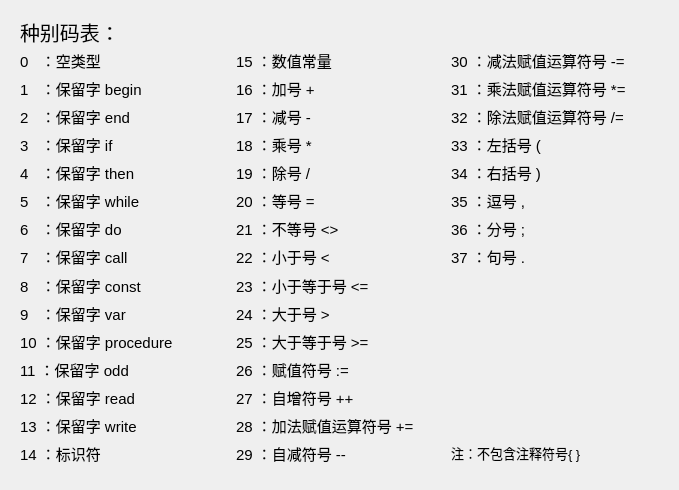
<?xml version="1.0" encoding="UTF-8"?>
<ui version="4.0">
 <class>Tablestype</class>
 <widget class="QWidget" name="Tablestype">
  <property name="geometry">
   <rect>
    <x>0</x>
    <y>0</y>
    <width>679</width>
    <height>490</height>
   </rect>
  </property>
  <property name="windowTitle">
   <string>Form</string>
  </property>
  <widget class="QWidget" name="layoutWidget">
   <property name="geometry">
    <rect>
     <x>20</x>
     <y>20</y>
     <width>641</width>
     <height>444</height>
    </rect>
   </property>
   <layout class="QGridLayout" name="gridLayout">
    <item row="9" column="1">
     <widget class="QLabel" name="label_24">
      <property name="font">
       <font>
        <pointsize>11</pointsize>
       </font>
      </property>
      <property name="text">
       <string>23 ：小于等于号 &lt;=</string>
      </property>
     </widget>
    </item>
    <item row="3" column="0">
     <widget class="QLabel" name="label_4">
      <property name="font">
       <font>
        <pointsize>11</pointsize>
       </font>
      </property>
      <property name="text">
       <string>2   ：保留字 end</string>
      </property>
     </widget>
    </item>
    <item row="3" column="1">
     <widget class="QLabel" name="label_18">
      <property name="font">
       <font>
        <pointsize>11</pointsize>
       </font>
      </property>
      <property name="text">
       <string>17 ：减号 -</string>
      </property>
     </widget>
    </item>
    <item row="9" column="0">
     <widget class="QLabel" name="label_9">
      <property name="font">
       <font>
        <pointsize>11</pointsize>
       </font>
      </property>
      <property name="text">
       <string>8   ：保留字 const</string>
      </property>
     </widget>
    </item>
    <item row="5" column="0">
     <widget class="QLabel" name="label_5">
      <property name="font">
       <font>
        <pointsize>11</pointsize>
       </font>
      </property>
      <property name="text">
       <string>4   ：保留字 then</string>
      </property>
     </widget>
    </item>
    <item row="10" column="0">
     <widget class="QLabel" name="label_10">
      <property name="font">
       <font>
        <pointsize>11</pointsize>
       </font>
      </property>
      <property name="text">
       <string>9   ：保留字 var</string>
      </property>
     </widget>
    </item>
    <item row="11" column="0">
     <widget class="QLabel" name="label_11">
      <property name="font">
       <font>
        <pointsize>11</pointsize>
       </font>
      </property>
      <property name="text">
       <string>10 ：保留字 procedure</string>
      </property>
     </widget>
    </item>
    <item row="12" column="0">
     <widget class="QLabel" name="label_12">
      <property name="font">
       <font>
        <pointsize>11</pointsize>
       </font>
      </property>
      <property name="text">
       <string>11 ：保留字 odd</string>
      </property>
     </widget>
    </item>
    <item row="0" column="0">
     <widget class="QLabel" name="label_31">
      <property name="font">
       <font>
        <pointsize>15</pointsize>
       </font>
      </property>
      <property name="text">
       <string>种别码表：</string>
      </property>
     </widget>
    </item>
    <item row="15" column="1">
     <widget class="QLabel" name="label_30">
      <property name="font">
       <font>
        <pointsize>11</pointsize>
       </font>
      </property>
      <property name="text">
       <string>29 ：自减符号 --</string>
      </property>
     </widget>
    </item>
    <item row="4" column="0">
     <widget class="QLabel" name="label_3">
      <property name="font">
       <font>
        <pointsize>11</pointsize>
       </font>
      </property>
      <property name="text">
       <string>3   ：保留字 if</string>
      </property>
     </widget>
    </item>
    <item row="2" column="0">
     <widget class="QLabel" name="label_2">
      <property name="font">
       <font>
        <pointsize>11</pointsize>
       </font>
      </property>
      <property name="text">
       <string>1   ：保留字 begin</string>
      </property>
     </widget>
    </item>
    <item row="6" column="1">
     <widget class="QLabel" name="label_21">
      <property name="font">
       <font>
        <pointsize>11</pointsize>
       </font>
      </property>
      <property name="text">
       <string>20 ：等号 =</string>
      </property>
     </widget>
    </item>
    <item row="5" column="1">
     <widget class="QLabel" name="label_20">
      <property name="font">
       <font>
        <pointsize>11</pointsize>
       </font>
      </property>
      <property name="text">
       <string>19 ：除号 /</string>
      </property>
     </widget>
    </item>
    <item row="2" column="1">
     <widget class="QLabel" name="label_17">
      <property name="font">
       <font>
        <pointsize>11</pointsize>
       </font>
      </property>
      <property name="text">
       <string>16 ：加号 +</string>
      </property>
     </widget>
    </item>
    <item row="8" column="0">
     <widget class="QLabel" name="label_8">
      <property name="font">
       <font>
        <pointsize>11</pointsize>
       </font>
      </property>
      <property name="text">
       <string>7   ：保留字 call</string>
      </property>
     </widget>
    </item>
    <item row="15" column="0">
     <widget class="QLabel" name="label_15">
      <property name="font">
       <font>
        <pointsize>11</pointsize>
       </font>
      </property>
      <property name="text">
       <string>14 ：标识符</string>
      </property>
     </widget>
    </item>
    <item row="1" column="2">
     <widget class="QLabel" name="label_33">
      <property name="font">
       <font>
        <pointsize>11</pointsize>
       </font>
      </property>
      <property name="text">
       <string>30 ：减法赋值运算符号 -=</string>
      </property>
     </widget>
    </item>
    <item row="6" column="0">
     <widget class="QLabel" name="label_6">
      <property name="font">
       <font>
        <pointsize>11</pointsize>
       </font>
      </property>
      <property name="text">
       <string>5   ：保留字 while</string>
      </property>
     </widget>
    </item>
    <item row="7" column="1">
     <widget class="QLabel" name="label_22">
      <property name="font">
       <font>
        <pointsize>11</pointsize>
       </font>
      </property>
      <property name="text">
       <string>21 ：不等号 &lt;&gt;</string>
      </property>
     </widget>
    </item>
    <item row="13" column="1">
     <widget class="QLabel" name="label_28">
      <property name="font">
       <font>
        <pointsize>11</pointsize>
       </font>
      </property>
      <property name="text">
       <string>27 ：自增符号 ++</string>
      </property>
     </widget>
    </item>
    <item row="13" column="0">
     <widget class="QLabel" name="label_13">
      <property name="font">
       <font>
        <pointsize>11</pointsize>
       </font>
      </property>
      <property name="text">
       <string>12 ：保留字 read</string>
      </property>
     </widget>
    </item>
    <item row="11" column="1">
     <widget class="QLabel" name="label_26">
      <property name="font">
       <font>
        <pointsize>11</pointsize>
       </font>
      </property>
      <property name="text">
       <string>25 ：大于等于号 &gt;=</string>
      </property>
     </widget>
    </item>
    <item row="14" column="1">
     <widget class="QLabel" name="label_29">
      <property name="font">
       <font>
        <pointsize>11</pointsize>
       </font>
      </property>
      <property name="text">
       <string>28 ：加法赋值运算符号 +=</string>
      </property>
     </widget>
    </item>
    <item row="8" column="1">
     <widget class="QLabel" name="label_23">
      <property name="font">
       <font>
        <pointsize>11</pointsize>
       </font>
      </property>
      <property name="text">
       <string>22 ：小于号 &lt;</string>
      </property>
     </widget>
    </item>
    <item row="12" column="1">
     <widget class="QLabel" name="label_27">
      <property name="font">
       <font>
        <pointsize>11</pointsize>
       </font>
      </property>
      <property name="text">
       <string>26 ：赋值符号 :=</string>
      </property>
     </widget>
    </item>
    <item row="1" column="0">
     <widget class="QLabel" name="label">
      <property name="font">
       <font>
        <pointsize>11</pointsize>
       </font>
      </property>
      <property name="text">
       <string>0   ：空类型                              </string>
      </property>
     </widget>
    </item>
    <item row="10" column="1">
     <widget class="QLabel" name="label_25">
      <property name="font">
       <font>
        <pointsize>11</pointsize>
       </font>
      </property>
      <property name="text">
       <string>24 ：大于号 &gt;</string>
      </property>
     </widget>
    </item>
    <item row="14" column="0">
     <widget class="QLabel" name="label_14">
      <property name="font">
       <font>
        <pointsize>11</pointsize>
       </font>
      </property>
      <property name="text">
       <string>13 ：保留字 write</string>
      </property>
     </widget>
    </item>
    <item row="7" column="0">
     <widget class="QLabel" name="label_7">
      <property name="font">
       <font>
        <pointsize>11</pointsize>
       </font>
      </property>
      <property name="text">
       <string>6   ：保留字 do</string>
      </property>
     </widget>
    </item>
    <item row="4" column="1">
     <widget class="QLabel" name="label_19">
      <property name="font">
       <font>
        <pointsize>11</pointsize>
       </font>
      </property>
      <property name="text">
       <string>18 ：乘号 *</string>
      </property>
     </widget>
    </item>
    <item row="1" column="1">
     <widget class="QLabel" name="label_16">
      <property name="font">
       <font>
        <pointsize>11</pointsize>
       </font>
      </property>
      <property name="text">
       <string>15 ：数值常量</string>
      </property>
     </widget>
    </item>
    <item row="2" column="2">
     <widget class="QLabel" name="label_34">
      <property name="font">
       <font>
        <pointsize>11</pointsize>
       </font>
      </property>
      <property name="text">
       <string>31 ：乘法赋值运算符号 *=</string>
      </property>
     </widget>
    </item>
    <item row="3" column="2">
     <widget class="QLabel" name="label_35">
      <property name="font">
       <font>
        <pointsize>11</pointsize>
       </font>
      </property>
      <property name="text">
       <string>32 ：除法赋值运算符号 /=</string>
      </property>
     </widget>
    </item>
    <item row="4" column="2">
     <widget class="QLabel" name="label_36">
      <property name="font">
       <font>
        <pointsize>11</pointsize>
       </font>
      </property>
      <property name="text">
       <string>33 ：左括号 (</string>
      </property>
     </widget>
    </item>
    <item row="5" column="2">
     <widget class="QLabel" name="label_37">
      <property name="font">
       <font>
        <pointsize>11</pointsize>
       </font>
      </property>
      <property name="text">
       <string>34 ：右括号 )</string>
      </property>
     </widget>
    </item>
    <item row="6" column="2">
     <widget class="QLabel" name="label_38">
      <property name="font">
       <font>
        <pointsize>11</pointsize>
       </font>
      </property>
      <property name="text">
       <string>35 ：逗号 ,</string>
      </property>
     </widget>
    </item>
    <item row="7" column="2">
     <widget class="QLabel" name="label_39">
      <property name="font">
       <font>
        <pointsize>11</pointsize>
       </font>
      </property>
      <property name="text">
       <string>36 ：分号 ;</string>
      </property>
     </widget>
    </item>
    <item row="8" column="2">
     <widget class="QLabel" name="label_40">
      <property name="font">
       <font>
        <pointsize>11</pointsize>
       </font>
      </property>
      <property name="text">
       <string>37 ：句号 .</string>
      </property>
     </widget>
    </item>
    <item row="15" column="2">
     <widget class="QLabel" name="label_32">
      <property name="font">
       <font>
        <pointsize>10</pointsize>
       </font>
      </property>
      <property name="text">
       <string>注：不包含注释符号{ }</string>
      </property>
     </widget>
    </item>
   </layout>
  </widget>
 </widget>
 <resources/>
 <connections/>
</ui>
